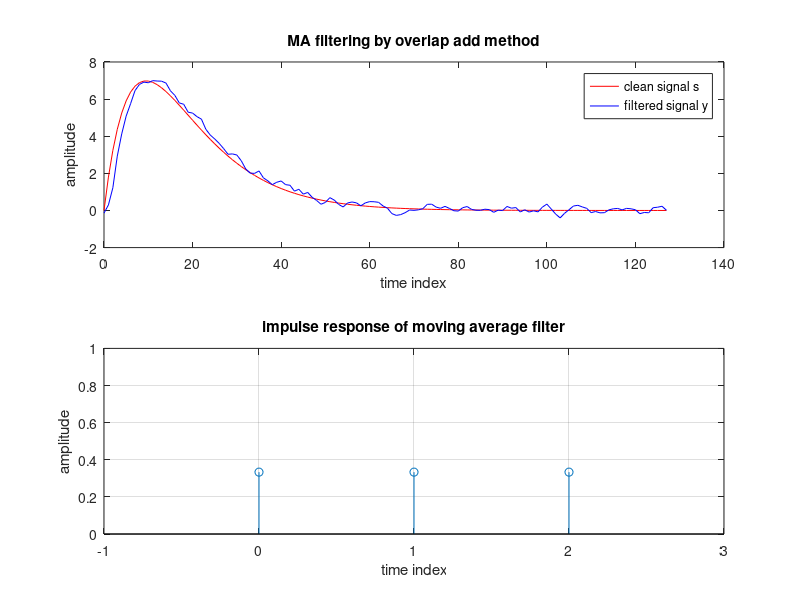
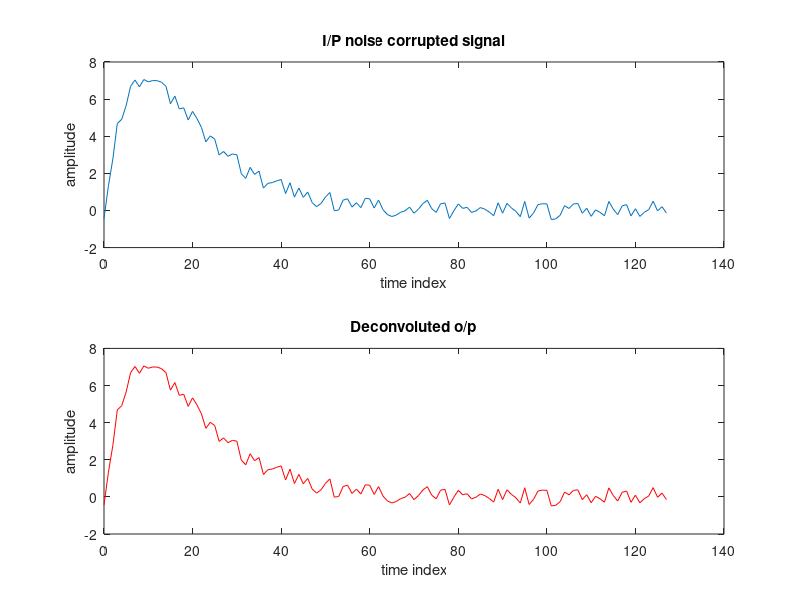

Source code (MATLAB) for these figures, in order:
N=128;
w=rand(1,N)-0.5;
n=0:N-1;
s=2*n.*(0.9.^n);
x=s+w;
M=3;
h=ones(1,M)/M;
L=4;
y=fftfilt(h,x,4);
figure(1)
subplot(2,1,1);
plot(n,s,'r-',n,y,'b-');
xlabel('time index');
ylabel('amplitude');
legend('clean signal s', 'filtered signal y');
title('MA filtering by overlap add method');
subplot(2,1,2);
stem(n(1:3),h);
grid on;
xlabel('time index');
ylabel('amplitude');
axis([-1 3 0 1]);
title('impulse response of moving average filter');
%--------------------------------------------------------------------

h1=[h,zeros(1,N-M)];
for k=1,
    x1(k)=y(k)/h(k);
end
for k=2:128,
    x1(k)=(y(k)-h1(2:k)*(x1(k-1:-1:1))')/h1(1);
end
k=0:1:N-1;
figure(2)
subplot(2,1,1);
plot(k,x);
xlabel('time index');
ylabel('amplitude');
title('I/P noise corrupted signal');
subplot(2,1,2);
plot(k,x1,'r');
xlabel('time index');
ylabel('amplitude');
title('Deconvoluted o/p');